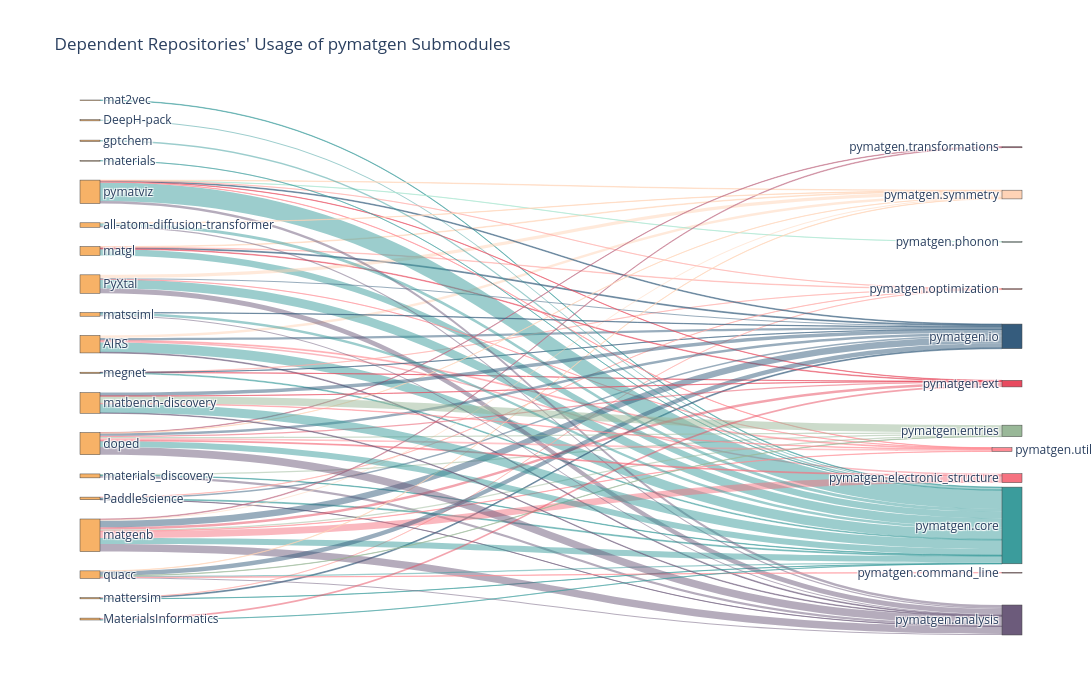

The cell this chart's notebook holds for it:
### Code cell
import plotly.graph_objects as go
from collections import defaultdict

# Illegal/deprecated top-level pymatgen APIs (e.g. `pymatgen.Element`)
ILLEGAL_PMGMODS = {"Structure", "Molecule", "MPRester", "Composition", "Element"}

# Consistent pmg submodule color mapping
# TODO: also use it to order modules
PMG_COLORS = {
    "core": "#3B9C9C",
    "analysis": "#6C5B7B",
    "io": "#355C7D",
    "entries": "#99B898",
    "ext": "#E84A5F",
    "electronic_structure": "#F67280",
    "transformations": "#C06C84",
    "phonon": "#A8E6CF",
    "symmetry": "#FFD3B6",
    "optimization": "#FFAAA5",
    "util": "#FF8B94",
    "command_line": "#FF8B94",  # TODO: select color (copied util to avoid keyerror)
}


def hex_to_rgba(hex_color: str, alpha: float = 0.5) -> str:
    """Convert hex color to rgba."""
    hex_color = hex_color.lstrip("#")
    r, g, b = tuple(int(hex_color[i : i + 2], 16) for i in (0, 2, 4))
    return f"rgba({r},{g},{b},{alpha})"


# Aggregate usage by repo and pymatgen submodule
flows: list[tuple[str, str, int]] = []  # (repo, submodule, count)

for repo, result in results.items():
    usage = result["usage"]
    sub_counts = defaultdict(int)

    for api, count in usage.items():
        parts = api.split(".")
        if not parts or parts[0] != "pymatgen":
            continue

        # Drop any illegal top-level access, e.g. "pymatgen.Structure"
        if len(parts) >= 2 and parts[1] in ILLEGAL_PMGMODS:
            continue

        # Extract the submodule name (e.g. "pymatgen.core.Structure" → "core")
        submod = parts[1] if len(parts) >= 2 else None
        if submod:
            sub_counts[submod] += count

    for submod, total in sub_counts.items():
        flows.append((repo, submod, total))

# Build Sankey input data
# TODO: `repos` order isn't respected
repos: list[str] = list(dict.fromkeys(r for r, _, _ in flows))
# TODO: remove sorting and reuse color map order
submodules: list[str] = sorted({s for _, s, _ in flows})

labels: list[str] = repos + [f"pymatgen.{s}" for s in submodules]
label_to_idx: dict[str, int] = {lbl: i for i, lbl in enumerate(labels)}

sources: list[int] = [label_to_idx[r] for r, s, _ in flows]
targets: list[int] = [label_to_idx[f"pymatgen.{s}"] for _, s, _ in flows]
values: list[int] = [v for _, _, v in flows]

# Node colors
node_colors = []
for label in labels:
    # dependents
    if label in repos:
        node_colors.append("#F7B267")
    # pmg modules
    else:
        sub = label.replace("pymatgen.", "")
        node_colors.append(PMG_COLORS[sub])

# Link colors (RGBA)
link_colors = []
for _, sub, _ in flows:
    color = PMG_COLORS[sub]
    link_colors.append(hex_to_rgba(color, 0.5))  # 50% transparency

# Sankey diagram
fig = go.Figure(
    go.Sankey(
        arrangement="snap",
        node=dict(
            label=labels,
            pad=20,
            thickness=20,
            color=node_colors,
        ),
        link=dict(
            source=sources,
            target=targets,
            value=values,
            color=link_colors,
        ),
    )
)

fig.update_layout(
    title_text="Dependent Repositories' Usage of pymatgen Submodules",
    font=dict(size=12),
    height=700,
    width=1100,
)

fig.show()

fig.write_image(
    f"{Path().cwd().parents[1]}/paper/figs/dependent-usage-of-pmg.pdf",
    format="svg",
    scale=2,
)

### Figure 1 — Plotly figure (JSON) as saved in the notebook; plotly's stock layout.template omitted (floating-point values rounded to 4 significant figures)
{"data": [{"arrangement": "fixed", "link": {"color": ["rgba(153,184,152,0.5)", "rgba(108,91,123,0.5)", "rgba(59,156,156,0.5)", "rgba(246,114,128,0.5)", "rgba(255,139,148,0.5)", "rgba(59,156,156,0.5)", "rgba(255,211,182,0.5)", "rgba(53,92,125,0.5)", "rgba(108,91,123,0.5)", "rgba(59,156,156,0.5)", "rgba(59,156,156,0.5)", "rgba(232,74,95,0.5)", "rgba(255,170,165,0.5)", "rgba(53,92,125,0.5)", "rgba(53,92,125,0.5)", "rgba(255,170,165,0.5)", "rgba(59,156,156,0.5)", "rgba(59,156,156,0.5)", "rgba(53,92,125,0.5)", "rgba(232,74,95,0.5)", "rgba(255,211,182,0.5)", "rgba(255,170,165,0.5)", "rgba(59,156,156,0.5)", "rgba(53,92,125,0.5)", "rgba(255,170,165,0.5)", "rgba(108,91,123,0.5)", "rgba(108,91,123,0.5)", "rgba(59,156,156,0.5)", "rgba(255,211,182,0.5)", "rgba(255,139,148,0.5)", "rgba(53,92,125,0.5)", "rgba(59,156,156,0.5)", "rgba(59,156,156,0.5)", "rgba(108,91,123,0.5)", "rgba(232,74,95,0.5)", "rgba(53,92,125,0.5)", "rgba(255,139,148,0.5)", "rgba(168,230,207,0.5)", "rgba(255,211,182,0.5)", "rgba(255,170,165,0.5)", "rgba(232,74,95,0.5)", "rgba(59,156,156,0.5)", "rgba(246,114,128,0.5)", "rgba(108,91,123,0.5)", "rgba(192,108,132,0.5)", "rgba(255,211,182,0.5)", "rgba(53,92,125,0.5)", "rgba(153,184,152,0.5)", "rgba(255,139,148,0.5)", "rgba(59,156,156,0.5)", "rgba(108,91,123,0.5)", "rgba(255,211,182,0.5)", "rgba(59,156,156,0.5)", "rgba(59,156,156,0.5)", "rgba(53,92,125,0.5)", "rgba(59,156,156,0.5)", "rgba(153,184,152,0.5)", "rgba(108,91,123,0.5)", "rgba(255,211,182,0.5)", "rgba(255,139,148,0.5)", "rgba(232,74,95,0.5)", "rgba(108,91,123,0.5)", "rgba(53,92,125,0.5)", "rgba(59,156,156,0.5)", "rgba(153,184,152,0.5)", "rgba(255,139,148,0.5)", "rgba(192,108,132,0.5)", "rgba(246,114,128,0.5)", "rgba(255,211,182,0.5)", "rgba(108,91,123,0.5)", "rgba(59,156,156,0.5)", "rgba(53,92,125,0.5)", "rgba(153,184,152,0.5)", "rgba(255,139,148,0.5)", "rgba(232,74,95,0.5)", "rgba(59,156,156,0.5)", "rgba(108,91,123,0.5)", "rgba(53,92,125,0.5)", "rgba(232,74,95,0.5)", "rgba(59,156,156,0.5)"], "source": [0, 0, 0, 1, 1, 1, 1, 1, 1, 2, 3, 3, 3, 3, 4, 4, 4, 5, 5, 5, 5, 5, 6, 6, 6, 6, 7, 7, 7, 7, 7, 8, 9, 9, 9, 9, 9, 9, 9, 9, 10, 10, 10, 10, 10, 10, 10, 10, 10, 11, 11, 11, 12, 13, 14, 14, 14, 14, 14, 14, 15, 15, 15, 15, 15, 15, 15, 15, 15, 16, 16, 16, 16, 16, 16, 17, 17, 17, 18, 18], "target": [23, 19, 21, 22, 30, 21, 28, 25, 19, 21, 21, 24, 26, 25, 25, 26, 21, 21, 25, 24, 28, 26, 21, 25, 26, 19, 19, 21, 28, 30, 25, 21, 21, 19, 24, 25, 30, 27, 28, 26, 24, 21, 22, 19, 29, 28, 25, 23, 30, 21, 19, 28, 21, 21, 25, 21, 23, 19, 28, 20, 24, 19, 25, 21, 23, 30, 29, 22, 28, 19, 21, 25, 23, 30, 24, 21, 19, 25, 24, 21], "value": [8, 16, 3, 10, 6, 67, 17, 15, 5, 3, 5, 1, 1, 1, 6, 1, 1, 45, 6, 4, 4, 3, 6, 10, 1, 1, 35, 61, 23, 1, 7, 8, 129, 18, 2, 5, 2, 1, 3, 1, 16, 41, 46, 52, 4, 8, 45, 10, 2, 20, 9, 2, 1, 9, 31, 8, 2, 7, 2, 2, 9, 52, 18, 42, 9, 12, 3, 6, 1, 4, 61, 23, 50, 3, 1, 16, 7, 2, 12, 1]}, "node": {"color": ["#F7B267", "#F7B267", "#F7B267", "#F7B267", "#F7B267", "#F7B267", "#F7B267", "#F7B267", "#F7B267", "#F7B267", "#F7B267", "#F7B267", "#F7B267", "#F7B267", "#F7B267", "#F7B267", "#F7B267", "#F7B267", "#F7B267", "#6C5B7B", "#FF8B94", "#3B9C9C", "#F67280", "#99B898", "#E84A5F", "#355C7D", "#FFAAA5", "#A8E6CF", "#FFD3B6", "#C06C84", "#FF8B94"], "label": ["materials_discovery", "AIRS", "mat2vec", "megnet", "mattersim", "matgl", "PaddleScience", "PyXtal", "DeepH-pack", "pymatviz", "matgenb", "all-atom-diffusion-transformer", "materials", "gptchem", "quacc", "doped", "matbench-discovery", "matsciml", "MaterialsInformatics", "pymatgen.analysis", "pymatgen.command_line", "pymatgen.core", "pymatgen.electronic_structure", "pymatgen.entries", "pymatgen.ext", "pymatgen.io", "pymatgen.optimization", "pymatgen.phonon", "pymatgen.symmetry", "pymatgen.transformations", "pymatgen.util"], "pad": 20, "thickness": 20, "x": [0, 0, 0, 0, 0, 0, 0, 0, 0, 0, 0, 0, 0, 0, 0, 0, 0, 0, 0, 1, 1, 1, 1, 1, 1, 1, 1, 1, 1, 1, 1], "y": [1, 0.9444, 0.8889, 0.8333, 0.7778, 0.7222, 0.6667, 0.6111, 0.5556, 0.5, 0.4444, 0.3889, 0.3333, 0.2778, 0.2222, 0.1667, 0.1111, 0.05556, 0, 1, 0.9091, 0.8182, 0.7273, 0.6364, 0.5455, 0.4545, 0.3636, 0.2727, 0.1818, 0.09091, 0]}, "type": "sankey"}], "layout": {"font": {"size": 12}, "height": 700, "title": {"text": "Dependent Repositories' Usage of pymatgen Submodules"}, "width": 1100}}
